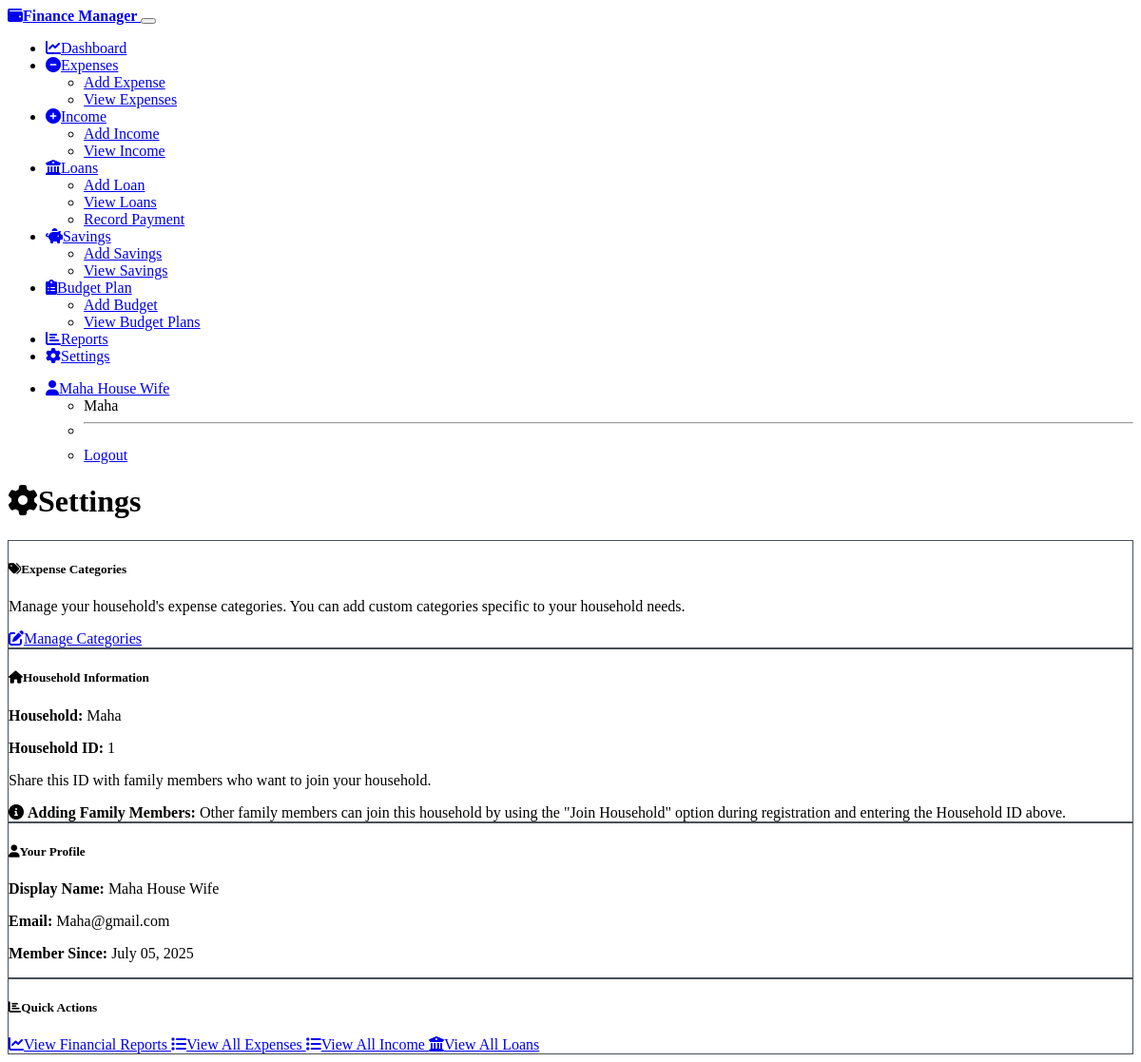
The page /settings/ (signed in) on the database its author committed.
### models.py (models this page shows, shortened)
class User(UserMixin, db.Model):
    __tablename__ = 'user'
    id = db.Column(db.Integer, primary_key=True, autoincrement=True)
    household_id = db.Column(db.Integer, db.ForeignKey('household.id'), nullable=False)
    display_name = db.Column(db.String(100), nullable=False)
    email = db.Column(db.String(200), unique=True, nullable=True)
    password_hash = db.Column(db.String(255), nullable=True)
    created_at = db.Column(db.DateTime, default=datetime.utcnow)
    expenses = db.relationship('Expense', backref='user', lazy=True)
    savings = db.relationship('Savings', backref='user', lazy=True)
    budget_plans = db.relationship('BudgetPlan', backref='user', lazy=True)

class Household(db.Model):
    __tablename__ = 'household'
    id = db.Column(db.Integer, primary_key=True, autoincrement=True)
    name = db.Column(db.String(100), nullable=False)
    created_at = db.Column(db.DateTime, default=datetime.utcnow)
    users = db.relationship('User', backref='household', lazy=True)
    expense_categories = db.relationship('ExpenseCategory', backref='household', lazy=True)
    expenses = db.relationship('Expense', backref='household', lazy=True)
    incomes = db.relationship('Income', backref='household', lazy=True)
    loans = db.relationship('Loan', backref='household', lazy=True)
    savings = db.relationship('Savings', backref='household', lazy=True)
    budget_plans = db.relationship('BudgetPlan', backref='household', lazy=True)

### routes.py (the view)
@settings_bp.route('/')
@login_required
def index():
    return render_template('settings/index.html')

### templates/settings/index.html (shortened to what this page needs)
{% extends "base.html" %}
{% block content %}
<div class="d-flex justify-content-between align-items-center mb-4">
    <h1><i class="fas fa-cog me-2"></i>Settings</h1>
</div>
<div class="row">
    <div class="col-md-6 mb-4">
        <div class="card">
            <div class="card-header">
                <h5><i class="fas fa-tags me-2"></i>Expense Categories</h5>
            </div>
            <div class="card-body">
                <p>Manage your household's expense categories. You can add custom categories specific to your household needs.</p>
                <a href="{{ url_for('settings.categories') }}" class="btn btn-primary">
                    <i class="fas fa-edit me-2"></i>Manage Categories
                </a>
            </div>
        </div>
    </div>
    <div class="col-md-6 mb-4">
        <div class="card">
            <div class="card-header">
                <h5><i class="fas fa-home me-2"></i>Household Information</h5>
            </div>
            <div class="card-body">
                <p><strong>Household:</strong> {{ current_user.household.name }}</p>
                <p><strong>Household ID:</strong> {{ current_user.household.id }}</p>
                <p class="text-muted">Share this ID with family members who want to join your household.</p>
                <div class="alert alert-info">
                    <i class="fas fa-info-circle me-2"></i>
                    <strong>Adding Family Members:</strong> Other family members can join this household by using the "Join Household" option during registration and entering the Household ID above.
                </div>
            </div>
        </div>
    </div>
</div>
<div class="row">
    <div class="col-md-6 mb-4">
        <div class="card">
            <div class="card-header">
                <h5><i class="fas fa-user me-2"></i>Your Profile</h5>
            </div>
            <div class="card-body">
                <p><strong>Display Name:</strong> {{ current_user.display_name }}</p>
                <p><strong>Email:</strong> {{ current_user.email }}</p>
                <p><strong>Member Since:</strong> {{ current_user.created_at.strftime('%B %d, %Y') }}</p>
            </div>
        </div>
    </div>
    <div class="col-md-6 mb-4">
        <div class="card">
            <div class="card-header">
                <h5><i class="fas fa-chart-bar me-2"></i>Quick Actions</h5>
            </div>
            <div class="card-body">
                <div class="d-grid gap-2">
                    <a href="{{ url_for('report.index') }}" class="btn btn-outline-primary">
                        <i class="fas fa-chart-line me-2"></i>View Financial Reports
                    </a>
                    <a href="{{ url_for('expense.list_expenses') }}" class="btn btn-outline-danger">
                        <i class="fas fa-list me-2"></i>View All Expenses
                    </a>
                    <a href="{{ url_for('income.list_income') }}" class="btn btn-outline-success">
                        <i class="fas fa-list me-2"></i>View All Income
                    </a>
                    <a href="{{ url_for('loan.list_loans') }}" class="btn btn-outline-info">
                        <i class="fas fa-university me-2"></i>View All Loans
                    </a>
                </div>
            </div>
        </div>
    </div>
</div>
{% endblock %}

### templates/base.html (shortened to what this page needs)
<!DOCTYPE html>
<html lang="en" data-bs-theme="dark">
<head>
    <link href="https://cdn.replit.com/agent/bootstrap-agent-dark-theme.min.css" rel="stylesheet">
    <link rel="stylesheet" href="https://cdnjs.cloudflare.com/ajax/libs/font-awesome/6.0.0/css/all.min.css">
    <link rel="stylesheet" href="{{ url_for('static', filename='css/custom.css') }}">
</head>
<body>
    {% if current_user.is_authenticated %}
    <nav class="navbar navbar-expand-lg navbar-dark bg-primary">
        <div class="container">
            <a class="navbar-brand" href="{{ url_for('main.dashboard') }}">
                <i class="fas fa-wallet me-2"></i>Finance Manager
            </a>
            <button class="navbar-toggler" type="button" data-bs-toggle="collapse" data-bs-target="#navbarNav">
            </button>
            <div class="collapse navbar-collapse" id="navbarNav">
                <ul class="navbar-nav me-auto">
                    <li class="nav-item">
                        <a class="nav-link" href="{{ url_for('main.dashboard') }}">
                            <i class="fas fa-chart-line me-1"></i>Dashboard
                        </a>
                    </li>
                    <li class="nav-item dropdown">
                        <a class="nav-link dropdown-toggle" href="#" role="button" data-bs-toggle="dropdown">
                            <i class="fas fa-minus-circle me-1"></i>Expenses
                        </a>
                        <ul class="dropdown-menu">
                            <li><a class="dropdown-item" href="{{ url_for('expense.add_expense') }}">Add Expense</a></li>
                            <li><a class="dropdown-item" href="{{ url_for('expense.list_expenses') }}">View Expenses</a></li>
                        </ul>
                    </li>
                    <li class="nav-item dropdown">
                        <a class="nav-link dropdown-toggle" href="#" role="button" data-bs-toggle="dropdown">
                            <i class="fas fa-plus-circle me-1"></i>Income
                        </a>
                        <ul class="dropdown-menu">
                            <li><a class="dropdown-item" href="{{ url_for('income.add_income') }}">Add Income</a></li>
                            <li><a class="dropdown-item" href="{{ url_for('income.list_income') }}">View Income</a></li>
                        </ul>
                    </li>
                    <li class="nav-item dropdown">
                        <a class="nav-link dropdown-toggle" href="#" role="button" data-bs-toggle="dropdown">
                            <i class="fas fa-university me-1"></i>Loans
                        </a>
                        <ul class="dropdown-menu">
                            <li><a class="dropdown-item" href="{{ url_for('loan.add_loan') }}">Add Loan</a></li>
                            <li><a class="dropdown-item" href="{{ url_for('loan.list_loans') }}">View Loans</a></li>
                            <li><a class="dropdown-item" href="{{ url_for('loan.add_payment') }}">Record Payment</a></li>
                        </ul>
                    </li>
                    <li class="nav-item dropdown">
                        <a class="nav-link dropdown-toggle" href="#" role="button" data-bs-toggle="dropdown">
                            <i class="fas fa-piggy-bank me-1"></i>Savings
                        </a>
                        <ul class="dropdown-menu">
                            <li><a class="dropdown-item" href="{{ url_for('savings.add_savings') }}">Add Savings</a></li>
                            <li><a class="dropdown-item" href="{{ url_for('savings.list_savings') }}">View Savings</a></li>
                        </ul>
                    </li>
                    <li class="nav-item dropdown">
                        <a class="nav-link dropdown-toggle" href="#" role="button" data-bs-toggle="dropdown">
                            <i class="fas fa-clipboard-list me-1"></i>Budget Plan
                        </a>
                        <ul class="dropdown-menu">
                            <li><a class="dropdown-item" href="{{ url_for('budget.add_budget') }}">Add Budget</a></li>
                            <li><a class="dropdown-item" href="{{ url_for('budget.list_budget') }}">View Budget Plans</a></li>
                        </ul>
                    </li>
                    <li class="nav-item">
                        <a class="nav-link" href="{{ url_for('report.index') }}">
                            <i class="fas fa-chart-bar me-1"></i>Reports
                        </a>
                    </li>
                    <li class="nav-item">
                        <a class="nav-link" href="{{ url_for('settings.index') }}">
                            <i class="fas fa-cog me-1"></i>Settings
                        </a>
                    </li>
                </ul>
                <ul class="navbar-nav">
                    <li class="nav-item dropdown">
                        <a class="nav-link dropdown-toggle" href="#" role="button" data-bs-toggle="dropdown">
                            <i class="fas fa-user me-1"></i>{{ current_user.display_name }}
                        </a>
                        <ul class="dropdown-menu">
                            <li><span class="dropdown-item-text">{{ current_user.household.name }}</span></li>
                            <li><hr class="dropdown-divider"></li>
                            <li><a class="dropdown-item" href="{{ url_for('auth.logout') }}">Logout</a></li>
                        </ul>
                    </li>
                </ul>
            </div>
        </div>
    </nav>
    {% endif %}
    <main class="container mt-4">
        {% block content %}{% endblock %}
    </main>
</body>
</html>

### static/css/custom.css (style rules this page uses)
:root { --bs-body-bg: #1a1a1a; --bs-body-color: #e9ecef; --bs-border-color: #495057; }
.card { border: 1px solid var(--bs-border-color); transition: box-shadow 0.15s ease-in-out; }
.navbar-brand { font-weight: 600; }
.nav-link { transition: color 0.15s ease-in-out; }
.alert { border: none; }
.btn { transition: all 0.15s ease-in-out; }
.alert { animation: slideInDown 0.3s ease-out; }

### rows shown on the page
User: display_name "Maha House Wife", email "Maha@gmail.com", created_at "July 05, 2025"
Household: household.name "Maha", household.id "1"
